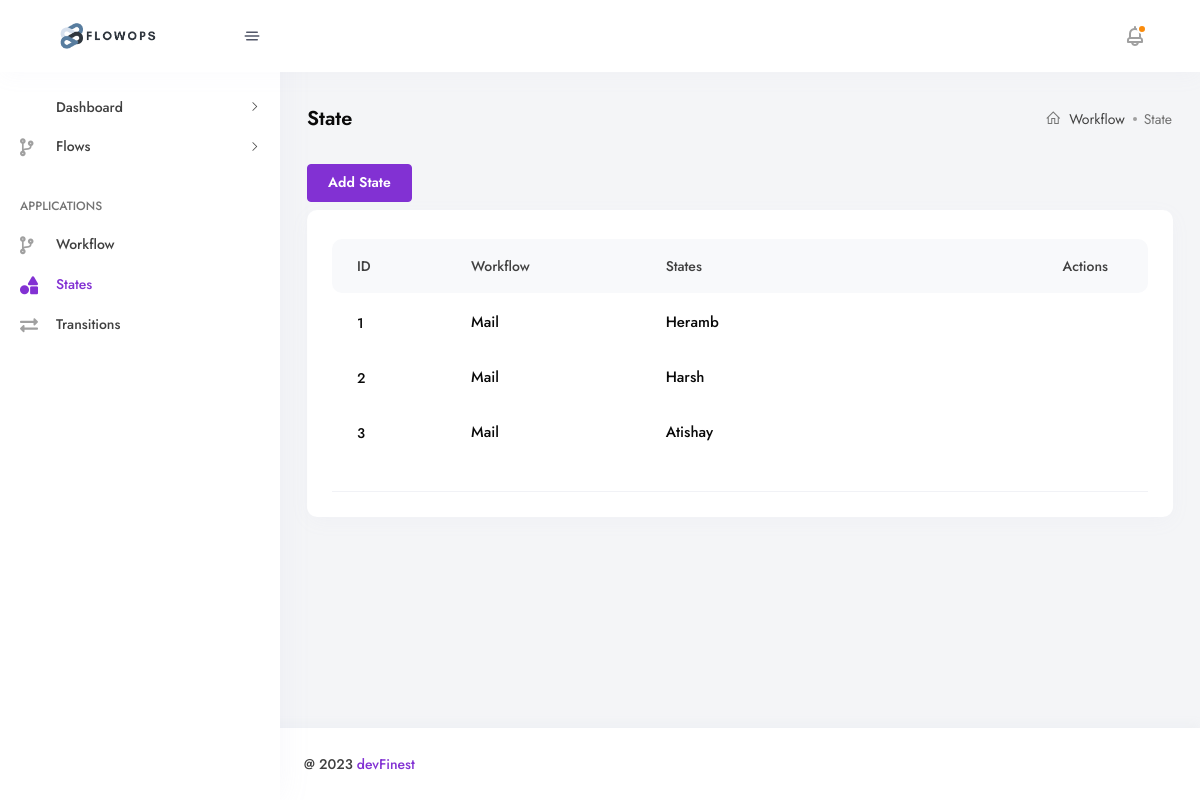
The page /workflow/state/ on the database its author committed.
### workflowBase/models.py (models this page shows, shortened)
class WorkflowBase(models.Model):
    id = models.UUIDField(default=uuid.uuid4, unique=True, primary_key=True, editable=False)
    created_at = models.DateTimeField(auto_now_add=True)
    updated_at = models.DateTimeField(auto_now=True)
    class Meta:
        abstract = True

class State(WorkflowBase):
    stateChoices = [
        ('Initial', 'Initial'),
        ('End', 'End'),
        ('Flow', 'Flow'),
    ]
    name = models.CharField(max_length=255, unique=True) # MAKE UNIQUE
    selectWorkflow = models.ForeignKey(Workflow, on_delete=models.CASCADE, related_name='workflowState')
    stateType = models.CharField(choices=stateChoices, max_length=20, default='Flow')
    class Meta:
        verbose_name = "State"
        verbose_name_plural = "States"

class Workflow(WorkflowBase):
    name = models.CharField(max_length=255)
    is_deploy = models.BooleanField(default=False)
    def __str__(self):
        return self.name
    class Meta:
        verbose_name = "Workflow"
        verbose_name_plural = "Workflows"

### workflowBase/views.py (the view)
# urls.py: path('state/', views.state, name='state'),
def state(request):
    stateData = State.objects.all().order_by('-created_at')
    context = {'stateData': stateData}
    return render(request, 'pages/workflow/states/states.html', context)

### workflowBase/context_processor.py (called while the page is built)
def menu_items(request):
    items = Workflow.objects.filter(is_deploy=True)
    return {'menu_items': items}

### templates/pages/workflow/states/states.html (shortened to what this page needs)
{% extends 'layout/app.html' %}
{% load static %}
{% load widget_tweaks %}
{% block content %}
    <div class="container-fluid">
        <div class="row">
            <div class="col-lg-12">
                <div class="breadcrumb-main">
                    <h4 class="text-capitalize breadcrumb-title">State</h4>
                    <div class="breadcrumb-action justify-content-center flex-wrap">
                        <nav aria-label="breadcrumb">
                            <ol class="breadcrumb">
                                <li class="breadcrumb-item"><a href="#"><i
                                        class="las la-home"></i>Workflow</a></li>
                                <li class="breadcrumb-item active"
                                    aria-current="page">State
                                </li>
                            </ol>
                        </nav>
                    </div>
                </div>
            </div>
        </div>
        <div class="row">
            <div class="breadcrumb-main m-0 breadcrumb-main--table justify-content-sm-between ">
                <div class="action-btn">
                    <a href="{% url 'workflow:createState' %}">
                        <button type="button" class="btn btn-primary btn-sm">Add State</button>
                    </a>
                </div>
            </div>
        </div>
        <div class="row mt-2">
            <div class="col-12 mb-30">
                <div class="support-ticket-system support-ticket-system--search">
                    <div class="userDatatable userDatatable--ticket userDatatable--ticket--2 mt-1">
                        <div class="table-responsive">
                            <table class="table mb-0 table-borderless">
                                <thead>
                                <tr class="userDatatable-header">
                                    <th>
                                        <span class="userDatatable-title">ID</span>
                                    </th>
                                    <th>
                                        <span class="userDatatable-title">Workflow</span>
                                    </th>
                                    <th>
                                        <span class="userDatatable-title">States</span>
                                    </th>
                                    <th class="actions">
                                        <span class="userDatatable-title">Actions</span>
                                    </th>
                                </tr>
                                </thead>
                                <tbody>
                                {% for state in stateData %}
                                    <tr>
                                        <td>{{ forloop.counter }}</td>
                                        <td>
                                            <div class="d-flex">
                                                <div class="userDatatable-inline-title">
                                                    <a href="#" class="text-dark fw-500">
                                                        <h6>{{ state.selectWorkflow }}</h6>
                                                    </a>
                                                </div>
                                            </div>
                                        </td>
                                        <td>
                                            <div class="d-flex">
                                                <div class="userDatatable-inline-title">
                                                    <a href="#" class="text-dark fw-500">
                                                        <h6>{{ state.name }}</h6>
                                                    </a>
                                                </div>
                                            </div>
                                        </td>
                                        <td>
                                            <ul class="orderDatatable_actions mb-0 d-flex flex-wrap">
                                                <li>
                                                    <a href="{% url 'workflow:updateState' state.id %}" class="edit">
                                                    </a>
                                                </li>
                                                <li>
                                                    <a href="{% url 'workflow:deleteState' state.id %}"
                                                       class="remove">
                                                    </a>
                                                </li>
                                            </ul>
                                        </td>
                                    </tr>
                                {% endfor %}
                                </tbody>
                            </table>
                        </div>
                    </div>
                </div>
            </div>
        </div>
    </div>
{% endblock %}

### rows shown on the page
State: selectWorkflow "Mail", name "Heramb"
State: selectWorkflow "Mail", name "Harsh"
State: selectWorkflow "Mail", name "Atishay"
